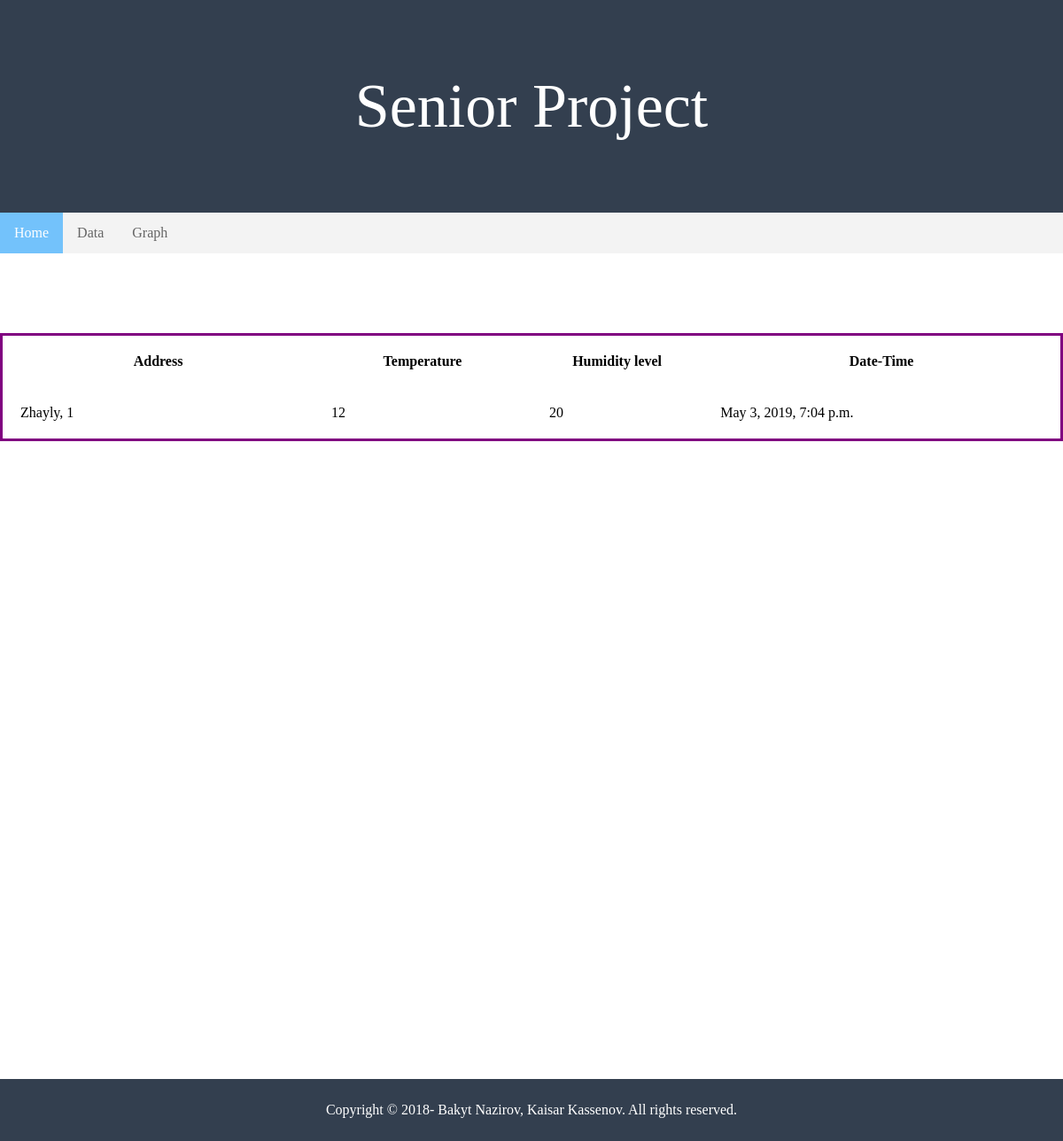
/1/2/, run on the app's committed database.
### main/models.py (models this page shows, shortened)
class Info(models.Model):
    device = models.ForeignKey(Device, on_delete=models.CASCADE)
    temp = models.IntegerField()
    humidity = models.IntegerField()
    date = models.DateTimeField(default=datetime.now, blank=True)

class Device(models.Model):
    place = models.CharField(max_length=200, default="UNKNOWN")
    city = models.ForeignKey(City, on_delete=models.CASCADE)
    lon = models.CharField(max_length=200, default="UNKNOWN")
    lat = models.CharField(max_length=200, default="UNKNOWN")
    is_fav = models.BooleanField(default=False)
    def __str__(self):
        return self.place

### main/views.py (the view)
# urls.py: path('<int:city_id>/<int:device_id>/', views.detail_city_inside, name='detail_city_inside'),
def detail_city_inside(request, city_id, device_id):
	try:
		device_list = Info.objects.all()
		device_name = Device.objects.get(pk = device_id)
	except City.DoesNotExist:
		raise Http404("There is no any info")
	return render(request, 'detail2.html', {'device_name' : device_name, 'device_list' : device_list})

### main/templates/detail2.html (shortened to what this page needs)
<head>
    {% load staticfiles %}
    <link rel="stylesheet" type="text/css" href="{% static 'index.css' %}" />
</head>
    <body>
  <div class="header">
      <p style="font-size:70px; text-align:center; color:white;">Senior Project</p>
  </div>
  <ul>
  <li><a class="active" href="../../">Home</a></li>
  <li><a href="../../data">Data</a></li>
  <li><a href="../graph">Graph</a></li>
</ul>
<table>
  <thead>
  <tr>
    <th>Address</th>
    <th>Temperature</th>
    <th>Humidity level</th>
    <th>Date-Time</th>
  </tr>
  </thead>
  <tbody>
    {% for info in device_list %}
      {% if info.device == device_name %}
        <tr>
          <td> {{ info.device }} </td>
          <td> {{ info.temp }} </td>
          <td> {{ info.humidity }} </td>
          <td> {{ info.date }} </td>
        </tr>
      {% endif %}
        <br>
    {% endfor %}
  </tbody>
</table>
</body>
<footer style="margin-top: 60%">
  <nav class="footer-nav" role="navigation">
    <p>Copyright &copy; 2018-
      <?php echo date("Y"); ?> Bakyt Nazirov, Kaisar Kassenov. All rights reserved.</p>
  </nav>
</footer>

### main/static/index.css (style rules this page uses)
body { background-image: url("http://rosemarieberger.com/wp-content/uploads/2017/03/water-blue-ocean.jpg"); background-attachment: fixed; background-position: center; background-repeat: no-repeat; background-size: cover; margin: 0; }
table { table-layout: fixed; width: 100%; border-collapse: collapse; border: 3px solid purple; }
thead th:nth-child(1) { width: 30%; }
thead th:nth-child(2) { width: 20%; }
thead th:nth-child(3) { width: 15%; }
thead th:nth-child(4) { width: 35%; }
th, td { padding: 20px; }
footer { background-image: url("header.png"); padding: 10px; text-align: center; color: white; }
ul { list-style-type: none; margin: 0; padding: 0; overflow: hidden; background-color: #f3f3f3; }
li { float: left; }
li a { display: block; color: #666; text-align: center; padding: 14px 16px; text-decoration: none; }
li a.active { color: white; background-color: #73c2fb; }
div.header { padding: 10px; background-image: url("header.png"); }
.footer-nav p { text-align: center; }

### data on the page
Info: device "Zhayly, 1", temp "12", humidity "20", date "May 3, 2019, 7:04 p.m."
